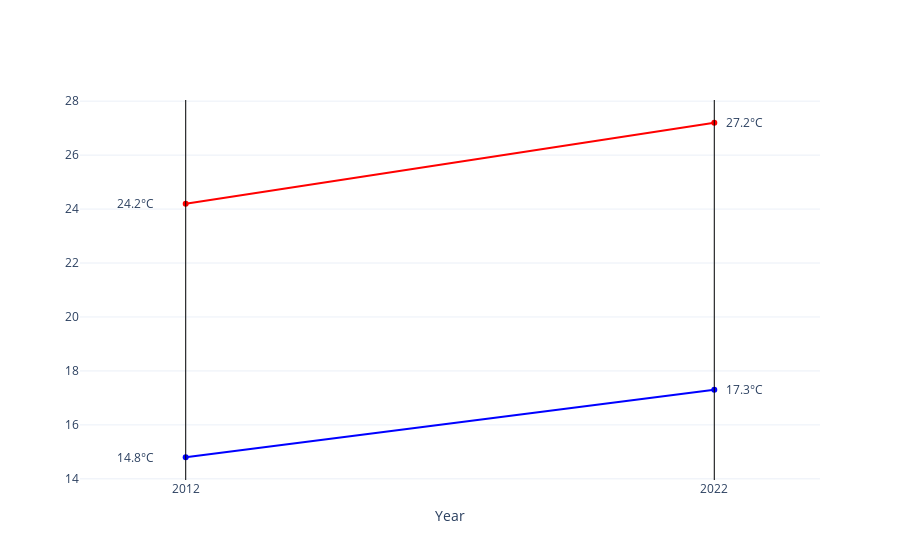

Notebook code for this chart:
### Code cell
import plotly.graph_objects as go

fig = go.Figure()

# Add lines for London and Wick
fig.add_trace(go.Scatter(x=df['year'], y=df['London'], mode='lines+markers', name='London', line=dict(color='red')))
fig.add_trace(go.Scatter(x=df['year'], y=df['Wick'], mode='lines+markers', name='Wick', line=dict(color='blue')))

# Add text annotations
fig.add_annotation(x=df['year'][0], y=df['London'][0], text=f"{df['London'][0]}°C", showarrow=False, xshift=-50)
fig.add_annotation(x=df['year'][1], y=df['London'][1], text=f"{df['London'][1]}°C", showarrow=False, xshift=30)
fig.add_annotation(x=df['year'][0], y=df['Wick'][0], text=f"{df['Wick'][0]}°C", showarrow=False, xshift=-50)
fig.add_annotation(x=df['year'][1], y=df['Wick'][1], text=f"{df['Wick'][1]}°C", showarrow=False, xshift=30)

# Add vertical lines
for year in df['year']:
    fig.add_shape(type="line",
                  x0=year, y0=0, x1=year, y1=1,
                  xref='x', yref='paper',
                  line=dict(color="black", width=1, dash="solid"))

# Update layout
fig.update_layout(
    xaxis=dict(tickvals=df['year'], range=[2010, 2024]),
    yaxis_title='',
    showlegend=False,
    xaxis_title='Year',
    template='plotly_white'
)

fig.show()

### Figure 1 — Plotly figure (JSON) as saved in the notebook; plotly's stock layout.template omitted (floating-point values rounded to 4 significant figures)
{"data": [{"line": {"color": "red"}, "mode": "lines+markers", "name": "London", "type": "scatter", "x": [2012, 2022], "y": [24.2, 27.2]}, {"line": {"color": "blue"}, "mode": "lines+markers", "name": "Wick", "type": "scatter", "x": [2012, 2022], "y": [14.8, 17.3]}], "layout": {"annotations": [{"showarrow": false, "text": "24.2°C", "x": 2012, "xshift": -50, "y": 24.2}, {"showarrow": false, "text": "27.2°C", "x": 2022, "xshift": 30, "y": 27.2}, {"showarrow": false, "text": "14.8°C", "x": 2012, "xshift": -50, "y": 14.8}, {"showarrow": false, "text": "17.3°C", "x": 2022, "xshift": 30, "y": 17.3}], "shapes": [{"line": {"color": "black", "dash": "solid", "width": 1}, "type": "line", "x0": 2012, "x1": 2012, "xref": "x", "y0": 0, "y1": 1, "yref": "paper"}, {"line": {"color": "black", "dash": "solid", "width": 1}, "type": "line", "x0": 2022, "x1": 2022, "xref": "x", "y0": 0, "y1": 1, "yref": "paper"}], "showlegend": false, "xaxis": {"range": [2010, 2024], "tickvals": [2012, 2022], "title": {"text": "Year"}}, "yaxis": {"title": {"text": ""}}}}
